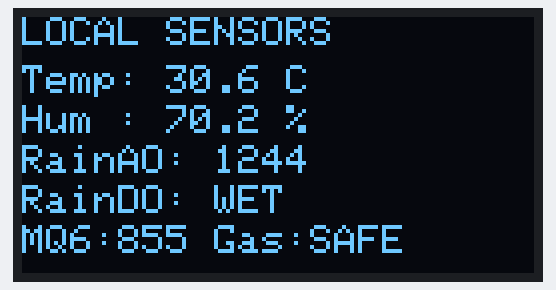
Bench run of a sketch on a simulated ESP32. Shown: 128×64 one-colour display. What the sketch prints to the serial monitor is not drawn.

Above: at 1.2 s.
At 5.3 s:
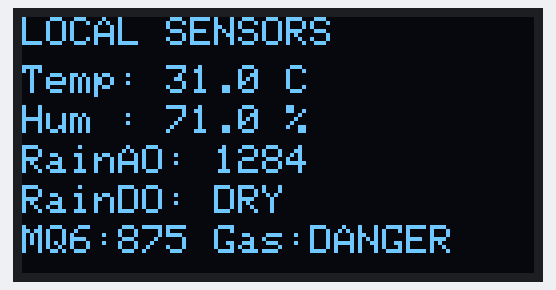
At 12.5 s:
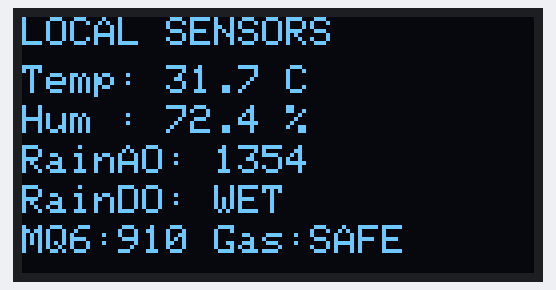
At 20.7 s:
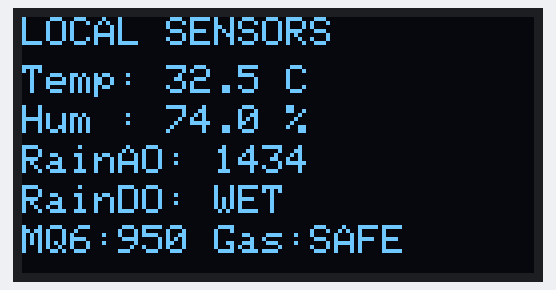
At 28.9 s:
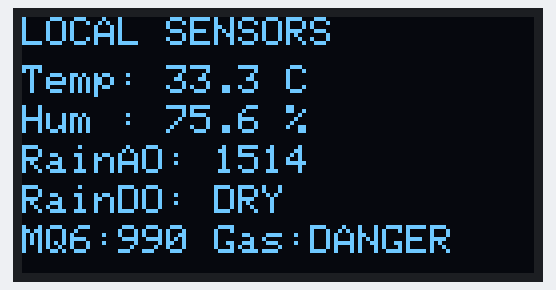
At 38.2 s:
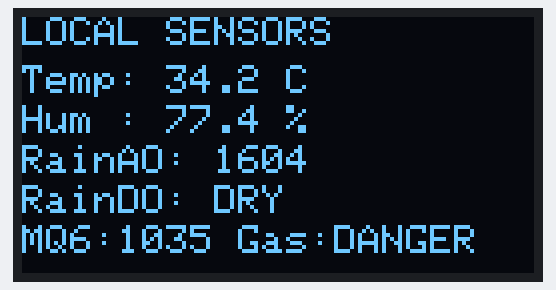

Measured:
- what the display in image 0 shows lasts 1.0 s, from 1.1 s to 2.1 s

The sketch:

TC04_Test_OLED.ino
```cpp
// =====================================================
// TC04 - TEST OLED SSD1306
// Requirement:
// OLED SSD1306 phai hien thi duoc du lieu cam bien local
//
// Target:
// OLED SDA -> GPIO21 ESP32
// OLED SCL -> GPIO22 ESP32
// OLED I2C Address: 0x3C
// =====================================================

#include <Wire.h>
#include <Adafruit_GFX.h>
#include <Adafruit_SSD1306.h>

// ================= I2C PIN =================
#define I2C_SDA 21
#define I2C_SCL 22

// ================= OLED =================
#define SCREEN_WIDTH 128
#define SCREEN_HEIGHT 64
#define OLED_RESET -1
#define OLED_ADDR 0x3C

Adafruit_SSD1306 oled(SCREEN_WIDTH, SCREEN_HEIGHT, &Wire, OLED_RESET);

// Bien kiem tra OLED co khoi tao duoc khong
bool oledOK = false;

// ================= DU LIEU CAM BIEN LOCAL GIA LAP =================
// Cac bien nay giong voi project goc
float localTemp = 30.5;
float localHum  = 70.0;

int rainAO = 1234;
bool rainDetected = true;

int mq6Raw = 850;
bool gasDanger = false;

// =====================================================
// HAM HIEN THI OLED
// Dua theo logic hien thi trong project goc
// =====================================================
void showOLED() {
  if (!oledOK) {
    return;
  }

  oled.clearDisplay();

  oled.setTextSize(1);
  oled.setTextColor(SSD1306_WHITE);

  oled.setCursor(0, 0);
  oled.println("LOCAL SENSORS");

  oled.setCursor(0, 12);
  oled.print("Temp: ");
  oled.print(localTemp, 1);
  oled.println(" C");

  oled.setCursor(0, 22);
  oled.print("Hum : ");
  oled.print(localHum, 1);
  oled.println(" %");

  oled.setCursor(0, 32);
  oled.print("RainAO: ");
  oled.println(rainAO);

  oled.setCursor(0, 42);
  oled.print("RainDO: ");
  oled.println(rainDetected ? "WET" : "DRY");

  oled.setCursor(0, 52);
  oled.print("MQ6:");
  oled.print(mq6Raw);

  oled.print(" Gas:");
  oled.print(gasDanger ? "DANGER" : "SAFE");

  oled.display();
}

// =====================================================
// SETUP
// =====================================================
void setup() {
  Serial.begin(115200);
  delay(1000);

  Serial.println("==================================");
  Serial.println("TC04 - TEST OLED SSD1306");
  Serial.println("==================================");

  // Khoi tao I2C
  Wire.begin(I2C_SDA, I2C_SCL);

  Serial.print("OLED SDA Pin: GPIO");
  Serial.println(I2C_SDA);

  Serial.print("OLED SCL Pin: GPIO");
  Serial.println(I2C_SCL);

  Serial.print("OLED Address: 0x");
  Serial.println(OLED_ADDR, HEX);

  // Khoi tao OLED
  if (oled.begin(SSD1306_SWITCHCAPVCC, OLED_ADDR)) {
    oledOK = true;
    Serial.println("[OLED] init OK");
  } else {
    oledOK = false;
    Serial.println("[OLED] init FAIL");
    Serial.println("Check wiring: VCC, GND, SDA, SCL");
    Serial.println("Try OLED address 0x3C or 0x3D");
  }

  Serial.println("----------------------------------");
  Serial.println("Expected:");
  Serial.println("OLED hien thi LOCAL SENSORS");
  Serial.println("OLED hien thi Temp, Hum, RainAO, RainDO, MQ6, Gas");
  Serial.println("----------------------------------");

  // Hien thi du lieu test lan dau
  showOLED();
}

// =====================================================
// LOOP
// =====================================================
void loop() {
  // Tao du lieu gia lap thay doi de kiem tra OLED co cap nhat hay khong
  localTemp += 0.1;
  localHum += 0.2;
  rainAO += 10;
  mq6Raw += 5;

  // Dao trang thai WET/DRY va SAFE/DANGER moi 5 giay
  static unsigned long lastToggle = 0;
  if (millis() - lastToggle >= 5000) {
    lastToggle = millis();

    rainDetected = !rainDetected;
    gasDanger = !gasDanger;
  }

  // Goi ham test OLED
  showOLED();

  // In Serial de doi chieu voi man hinh OLED
  Serial.print("[TC04] Temp = ");
  Serial.print(localTemp, 1);

  Serial.print(" C | Hum = ");
  Serial.print(localHum, 1);

  Serial.print(" % | RainAO = ");
  Serial.print(rainAO);

  Serial.print(" | RainDO = ");
  Serial.print(rainDetected ? "WET" : "DRY");

  Serial.print(" | MQ6 = ");
  Serial.print(mq6Raw);

  Serial.print(" | Gas = ");
  Serial.println(gasDanger ? "DANGER" : "SAFE");

  delay(1000);
}
```
